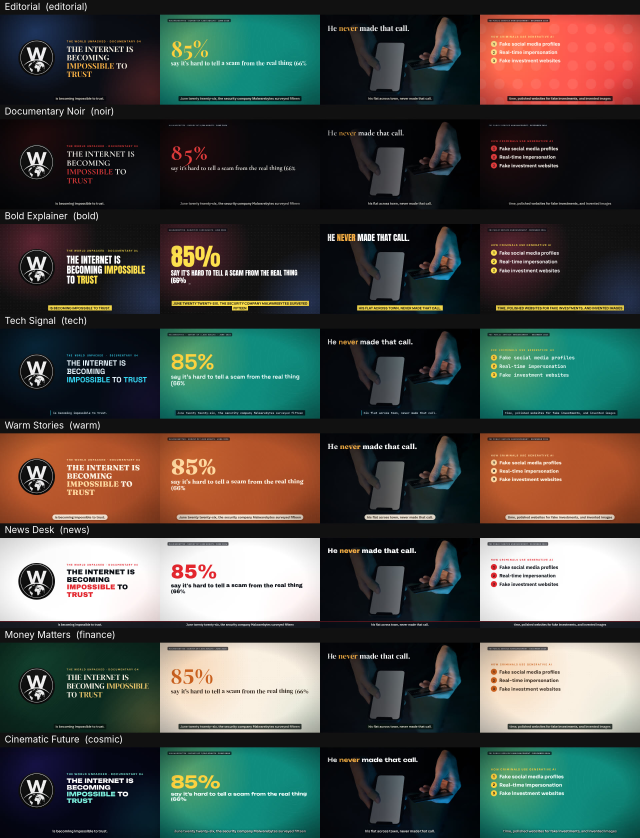
#> input picture style-presets.jpg, 1920 x 2512 px (shown at 1/3 size)
$ python -i images.py   (imports and definitions only)
#> lines starting #> are read from the running program, lines starting #| are printed output that depends on the picture
#!/usr/bin/env python3
"""Pictures for tale mode: one per paragraph, made in Gemini in your browser.

  python tale/images.py prompts FILM            write FILM/prompts.txt (one line per picture) and FILM/ai-helper.txt
  python tale/images.py snippet FILM [--style oil|watercolour|storybook|photo|paper|comic|"your own style line"]
                                   [--character "one sentence describing a recurring invented main character"]
                                                write FILM/gemini-snippet.js to paste into the Gemini page
  python tale/images.py import FILM ZIP [ZIP ...] [--host PICTURE]
                                                unpack the downloaded zips into FILM/img/ and report anything missing

prompts.txt lines look like:   012 | Soldiers march through a French village at dawn
The last line, "thumb | ...", is a picture for the thumbnail (subject on the right, dark empty space on the left).
Paragraphs that start with [host] use one shared presenter picture: pass it with --host, or put it at FILM/img/host.jpg.
"""
import argparse, glob, json, os, re, shutil, sys, zipfile

sys.path.insert(0, os.path.dirname(os.path.abspath(__file__)))
import env
import tale

STYLES = {
    "oil": "A rich classical oil painting with visible brushstrokes, warm dramatic lighting, deep shadows and golden highlights, "
           "painted like an old master history painting, highly detailed.",
    "watercolour": "A soft ink and watercolour illustration on cream paper, fine pen lines and gentle washes of colour.",
    "storybook": "A warm, detailed children's storybook illustration with soft light and rich colours.",
    "photo": "A cinematic documentary photograph, natural light, shallow depth of field, realistic detail.",
    "paper": "A hand-drawn cartoon illustration in the style of a satirical newspaper drawing with a subtle warm paper grain across the whole picture, "
             "bold black ink outlines, flat bright colours with soft shading, big expressive exaggerated faces and reactions, "
             "one clear focal subject, cinematic lighting, the drawing runs off every edge of the frame, period-correct objects only.",
    "comic": "A bold modern comic-book panel, thick ink lines, halftone shading, dramatic angles and strong colour contrast.",
}
NO_REAL = (" All people are invented characters, not real or famous people; never draw a likeness of a real person, "
           "company logo or brand mark.")
FRAME = (" The picture fills the entire frame edge to edge with no border, no frame, no paper margin, "
         "no text and no letters. Scene: ")


# [10 lines left out: function style_line, not called in this run]


def trim_border(path):
    """Gemini sometimes draws a paper margin or frame round the picture. Cut flat edges off and refill 16:9."""
#> called with path = '../style-presets.jpg'
    try:
        import numpy as np
        from PIL import Image, ImageOps
    except ImportError:
        return False
    im = Image.open(path).convert("RGB"); g = np.asarray(im.convert("L")).astype(float)
#> in trim_border, im is the input picture: PIL image 1920x2512 RGB; mean R, G, B 71.8, 74.5, 68.6
#> after `g = np.asarray(im.convert('L')).astype(float)`:
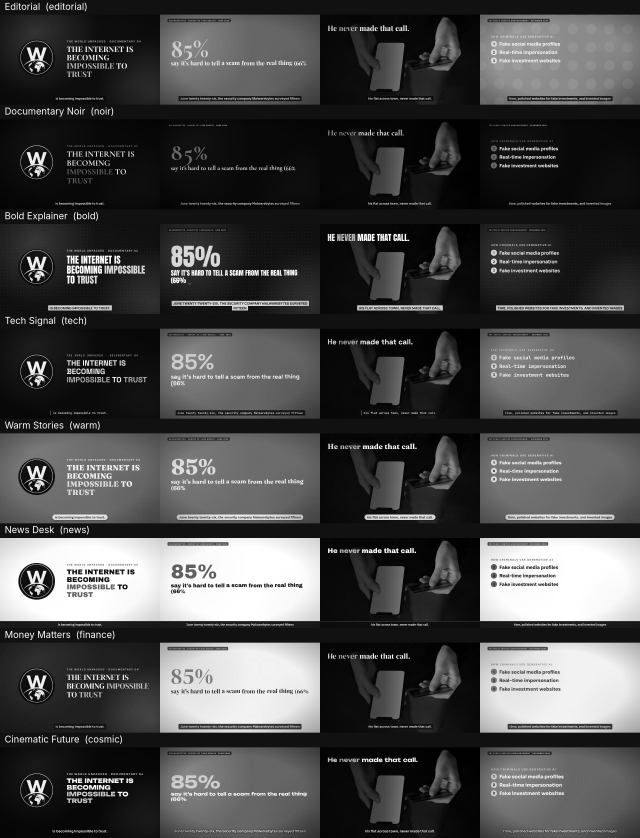
#> g: shape (2512, 1920) float64 (shown at 1/3 size); min 0, max 255, mean 73

    def flat(lines):
        n = 0
        for ln in lines:
            if ln.std() < 12: n += 1
            else: break
#> this loop made 9 passes
#> after the loop, n = 8
        return n
    t, b, l, r = flat(g), flat(g[::-1]), flat(g.T), flat(g.T[::-1])
#> the loop in flat (call 2), `for ln in lines:` made 1 pass
#> t = 8; b = 0; l = 0; r = 0
    if max(t, b, l, r) < 6 or max(t, b) > im.height * 0.2 or max(l, r) > im.width * 0.2:
        return False
    pad = 6
    box = (l + pad, t + pad, im.width - r - pad, im.height - b - pad)
#> box = (6, 14, 1914, 2506)
    ImageOps.fit(im.crop(box), im.size, Image.LANCZOS).save(path, quality=92)
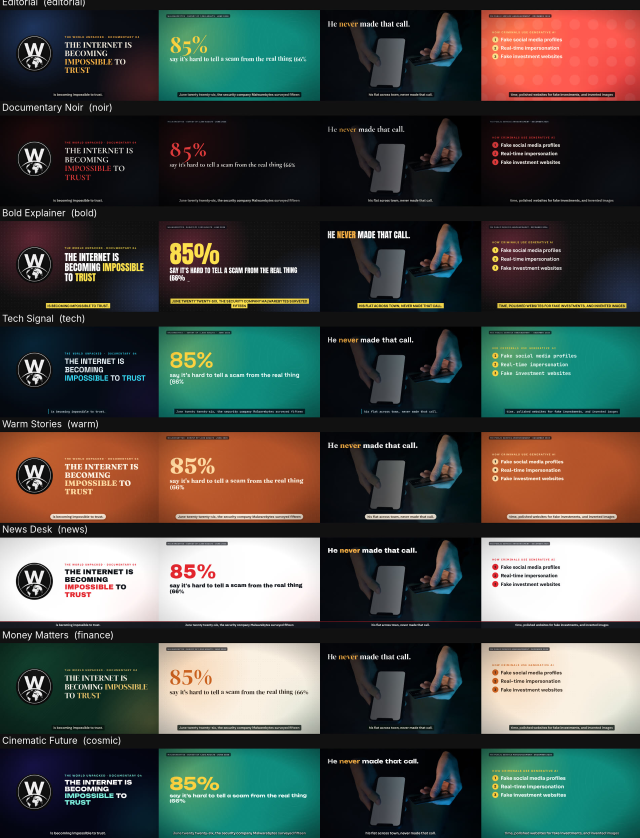
#> saved as style-presets.jpg: PIL image 1920x2512 RGB (shown at 1/3 size); mean R, G, B 72.2, 74.9, 69
    return True


# [83 lines left out: functions read_prompts, cmd_prompts, cmd_snippet, cmd_import, not called in this run]


# [13 lines not run here, left out]

>>> result = trim_border('../style-presets.jpg')
